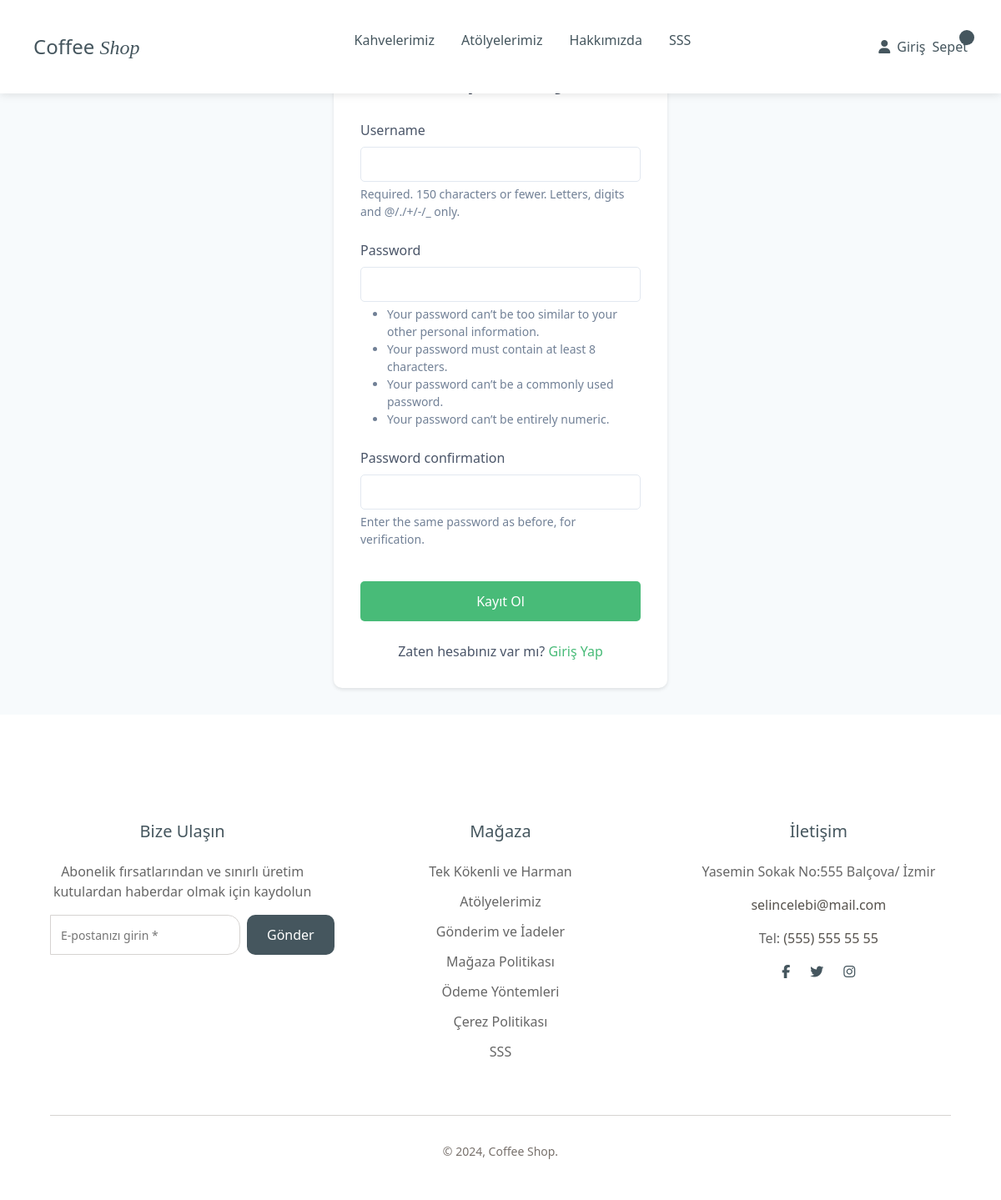
The page /kayit/ on the database its author committed.
### settings/models.py (models this page shows, shortened)
class ContactInfo(models.Model):
    address = models.TextField(verbose_name='Adres')
    email = models.EmailField(verbose_name='E-posta')
    phone = models.CharField(max_length=20, verbose_name='Telefon')
    facebook = models.URLField(blank=True, null=True, verbose_name='Facebook')
    twitter = models.URLField(blank=True, null=True, verbose_name='Twitter')
    instagram = models.URLField(blank=True, null=True, verbose_name='Instagram')
    class Meta:
        verbose_name = 'İletişim Bilgisi'
        verbose_name_plural = 'İletişim Bilgileri'

### shop/views.py (the view)
# urls.py: path('kayit/', views.register, name='register'),
def register(request):
    if request.user.is_authenticated:
        return redirect('shop:index')
    if request.method == 'POST':
        form = UserCreationForm(request.POST)
        if form.is_valid():
            user = form.save()
            auth_login(request, user)
            messages.success(request, 'Hesabınız başarıyla oluşturuldu!')
            return redirect('shop:index')
    else:
        form = UserCreationForm()
    return render(request, 'shop/register.html', {
        'form': form
    })

### shop/templates/shop/register.html (shortened to what this page needs)
{% extends 'shop/base.html' %}
{% load static %}
{% block content %}
<div class="register-page">
    <div class="register-container">
        <h1>Hesap Oluştur</h1>
        <form method="post" class="register-form">
            {% for field in form %}
                <div class="form-group">
                    <label for="{{ field.id_for_label }}">{{ field.label }}</label>
                    {{ field }}
                    {% if field.help_text %}
                        <small class="help-text">{{ field.help_text }}</small>
                    {% endif %}
                </div>
            {% endfor %}
            <button type="submit" class="register-btn">Kayıt Ol</button>
        </form>
        <div class="login-link">
            Zaten hesabınız var mı? <a href="{% url 'shop:login' %}">Giriş Yap</a>
        </div>
    </div>
</div>
{% endblock %}

### shop/templates/shop/base.html (shortened to what this page needs)
<!DOCTYPE html>
<html lang="tr">
<head>
    {% load static %}
    <link rel="stylesheet" href="{% static 'css/style.css' %}">
    <link rel="stylesheet" href="https://cdnjs.cloudflare.com/ajax/libs/bootstrap/5.3.3/css/bootstrap.min.css">
    <link rel="stylesheet" href="https://cdnjs.cloudflare.com/ajax/libs/font-awesome/6.5.1/css/all.min.css">
</head>
<body>
    <header class="header">
        <div class="logo">
            <a href="{% url 'shop:index' %}" class="logo">
                Coffee <span class="logo-shop">Shop</span>
            </a>
        </div>
        <nav class="main-nav">
            <ul>
                <li><a href="{% url 'shop:product_list' %}" class="nav-link">Kahvelerimiz</a></li>
                <li><a href="{% url 'shop:atolyeler' %}" class="nav-link">Atölyelerimiz</a></li>
                <li><a href="{% url 'settings:about' %}" class="nav-link">Hakkımızda</a></li>
                <li><a href="{% url 'settings:faq' %}" class="nav-link">SSS</a></li>
            </ul>
        </nav>
        <div class="user-actions">
            {% if user.is_authenticated %}
                <div class="user-menu-wrapper">
                    <a href="#" class="login">
                        <i class="fas fa-user"></i>
                        <span>Profilim</span>
                    </a>
                </div>
            {% else %}
                <a href="{% url 'shop:login' %}" class="login">
                    <i class="fas fa-user"></i>
                    <span>Giriş</span>
                </a>
            {% endif %}
            <a href="{% url 'order:cart' %}" class="cart">
                Sepet
                <span class="cart-count">{{ cart_count }}</span>
            </a>
        </div>
    </header>
    {% block content %}{% endblock %}
    <footer class="footer">
        <div class="footer-container">
            <div class="footer-section">
                <h3>Bize Ulaşın</h3>
                <p>Abonelik fırsatlarından ve sınırlı üretim kutulardan haberdar olmak için kaydolun</p>
                <form class="newsletter-form">
                    <input type="email" placeholder="E-postanızı girin *" required>
                    <button type="submit">Gönder</button>
                </form>
            </div>
            <div class="footer-section">
                <h3>Mağaza</h3>
                <ul>
                    <li><a href="{% url 'shop:product_list' %}">Tek Kökenli ve Harman</a></li>
                    <li><a href="{% url 'shop:atolyeler' %}">Atölyelerimiz</a></li>
                    <li><a href="{% url 'settings:shipping_returns' %}">Gönderim ve İadeler</a></li>
                    <li><a href="{% url 'settings:shop_policy' %}">Mağaza Politikası</a></li>
                    <li><a href="{% url 'settings:shop_policy' %}">Ödeme Yöntemleri</a></li>
                    <li><a href="#">Çerez Politikası</a></li>
                    <li><a href="{% url 'settings:faq' %}">SSS</a></li>
                </ul>
            </div>
            <div class="footer-section">
                <h3>İletişim</h3>
                {% if contact_info %}
                    <address class="contact-info">
                        <p>{{ contact_info.address }}</p>
                        <p><a href="mailto:{{ contact_info.email }}">{{ contact_info.email }}</a></p>
                        <p>Tel: <a href="tel:{{ contact_info.phone }}">{{ contact_info.phone }}</a></p>
                    </address>
                    <div class="social-links">
                        {% if contact_info.facebook %}
                            <a href="{{ contact_info.facebook }}" target="_blank">
                                <i class="fab fa-facebook-f"></i>
                            </a>
                        {% endif %}
                        {% if contact_info.twitter %}
                            <a href="{{ contact_info.twitter }}" target="_blank">
                                <i class="fab fa-twitter"></i>
                            </a>
                        {% endif %}
                        {% if contact_info.instagram %}
                            <a href="{{ contact_info.instagram }}" target="_blank">
                                <i class="fab fa-instagram"></i>
                            </a>
                        {% endif %}
                    </div>
                {% endif %}
            </div>
        </div>
        <div class="footer-bottom">
            <p>&copy; 2024, Coffee Shop.</p>
        </div>
    </footer>
</body>
</html>

### shop/static/css/style.css (style rules this page uses)
* { margin: 0; padding: 0; box-sizing: border-box; }
body { font-family: 'Arial', sans-serif; line-height: 1.6; }
nav { padding: 1rem; display: flex; justify-content: space-between; align-items: center; }
.logo { color: #fff; font-size: 1.5rem; font-weight: bold; }
.header { display: flex; justify-content: space-between; align-items: center; padding: 20px 40px; background: white; box-shadow: 0 2px 10px rgba(0,0,0,0.1); }
.logo a { text-decoration: none; color: #45565E; font-size: 24px; font-weight: 500; }
.logo span { font-family: 'Playfair Display', serif; font-style: italic; }
.main-nav ul { display: flex; gap: 32px; list-style: none; }
.main-nav a { text-decoration: none; color: #45565E; font-size: 16px; font-weight: 400; }
.user-actions { position: relative; display: inline-flex; align-items: center; }
.user-actions a { display: flex; align-items: center; gap: 8px; text-decoration: none; color: #45565E; font-size: 16px; position: relative; }
.cart-count { background-color: #45565E; color: white; border-radius: 50%; padding: 2px 6px; font-size: 12px; position: absolute; top: -8px; right: -8px; min-width: 18px; height: 18px; text-align: center; line-height: 14px; display: inline-block; }
.header { position: fixed; top: 0; left: 0; right: 0; transition: all 0.3s ease; z-index: 1000; }
.footer { background-color: #fff; padding: 4rem 5% 2rem; margin-top: 4rem; }
.footer-container { display: grid; grid-template-columns: repeat(3, 1fr); gap: 4rem; margin-bottom: 3rem; }
.footer-section { min-width: 0; text-align: center; }
.footer-section h3 { color: #45565E; font-size: 1.25rem; margin-bottom: 1.5rem; }
.footer-section p { color: #666; margin-bottom: 1rem; line-height: 1.5; }
.newsletter-form { display: flex; gap: 0.5rem; margin-top: 1rem; }
.newsletter-form input { flex: 1; padding: 0.75rem; border: 1px solid #d6d3d1; border-radius: 0px 15px 15px 0px; font-size: 0.875rem; }
.newsletter-form button { padding: 0.75rem 1.5rem; background-color: #45565E; color: white; border: none; border-radius: 10px; cursor: pointer; transition: background-color 0.3s ease; }
.footer-section ul { list-style: none; padding: 0; }
.footer-section ul li { margin-bottom: 0.75rem; }
.footer-section ul li a { color: #666; text-decoration: none; transition: color 0.3s ease; }
.footer-section address { font-style: normal; color: #57534e; line-height: 1.5; }
.footer-section address a { color: #57534e; text-decoration: none; }
.footer-bottom { display: flex; justify-content: center; align-items: center; padding-top: 2rem; border-top: 1px solid #d6d3d1; color: #78716c; font-size: 0.875rem; }
.social-links { display: flex; gap: 1.5rem; justify-content: center; }
.social-links a { color: #45565E; text-decoration: none; transition: color 0.3s ease; }
.form-group { margin-bottom: 20px; }
.form-group label { display: block; margin-bottom: 5px; color: #555; }
.form-group input { width: 100%; padding: 10px; border: 1px solid #ddd; border-radius: 5px; font-size: 16px; }
.register-page { min-height: 80vh; display: flex; justify-content: center; align-items: center; padding: 2rem; background-color: #f7fafc; }
.register-container { background: white; padding: 2rem; border-radius: 10px; box-shadow: 0 2px 4px rgba(0,0,0,0.1); width: 100%; max-width: 400px; }
.register-container h1 { text-align: center; margin-bottom: 2rem; color: #2d3748; }
.form-group { margin-bottom: 1.5rem; }
.form-group label { display: block; margin-bottom: 0.5rem; color: #4a5568; }
.form-group input { width: 100%; padding: 0.5rem; border: 1px solid #e2e8f0; border-radius: 5px; }
.help-text { display: block; margin-top: 0.25rem; color: #718096; font-size: 0.875rem; }
.register-btn { width: 100%; padding: 0.75rem; background-color: #48bb78; color: white; border: none; border-radius: 5px; cursor: pointer; font-size: 1rem; margin-top: 1rem; }
.login-link { text-align: center; margin-top: 1.5rem; color: #4a5568; }
.login-link a { color: #48bb78; text-decoration: none; }

### rows shown on the page
ContactInfo: address "Yasemin Sokak No:555 Balçova/ İzmir", email "selincelebi@mail.com", phone "(555) 555 55 55"

### other values the page prints
{{ field.label }} "Username" "Password" "Password confirmation"
{{ field.help_text }} "Required. 150 characters or fewer. Letters, digits and @/./+/-/_ only." "Enter the same password as before, for verification."
